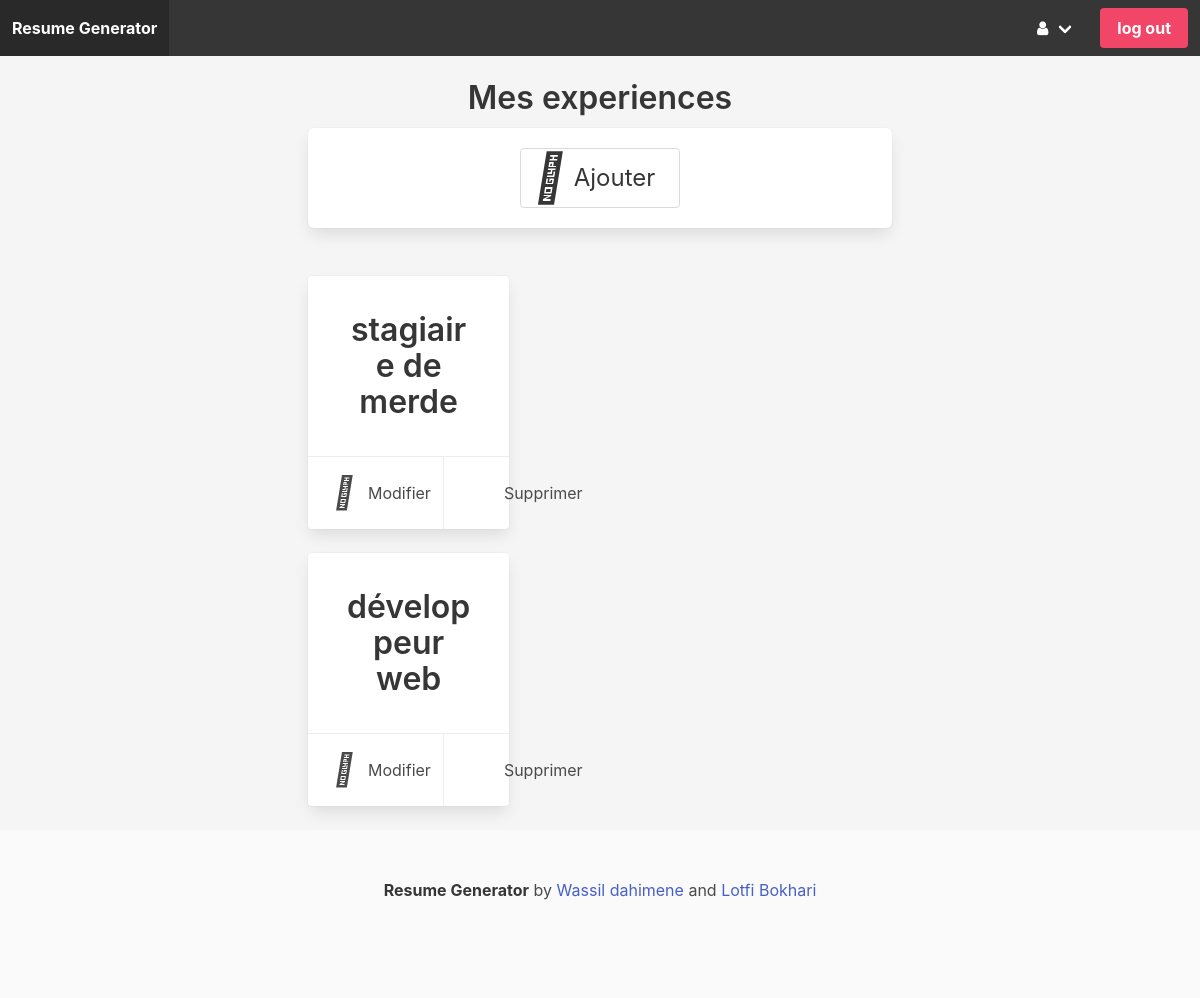
Page /experiences/ (signed in) on the earlier database version.
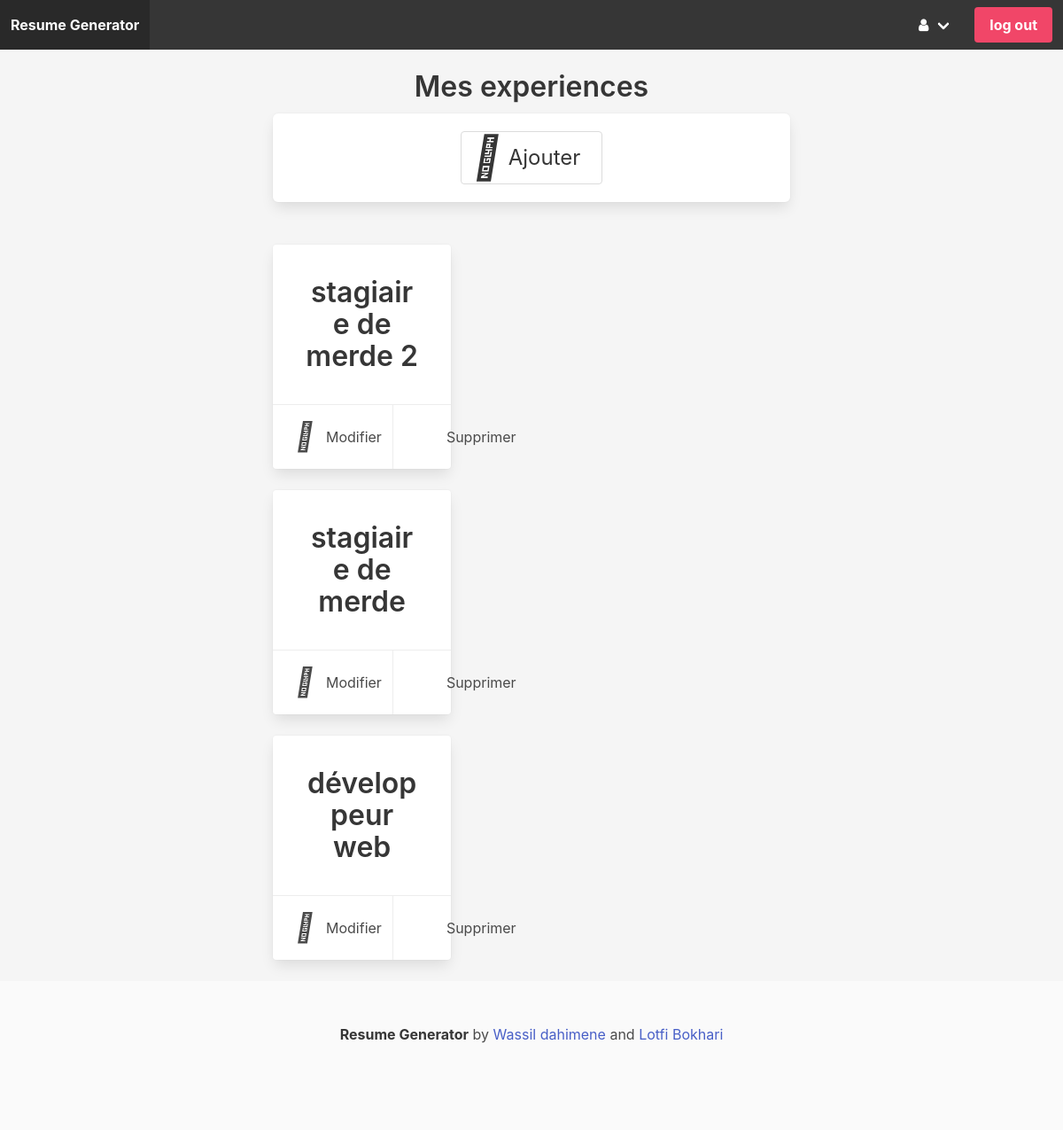
Same page on the later database version.
### core/models.py (models this page shows, shortened)
class Experience(models.Model):
    author = models.ForeignKey(settings.AUTH_USER_MODEL,on_delete=models.CASCADE)
    title = models.CharField(max_length=100, blank =True, null=True,verbose_name="Titre de l'experience")
    begin_date = models.DateField(verbose_name="date de debut", null = True, blank=True)
    end_date = models.DateField(verbose_name="date de fin", null = True, blank=True)
    etablissement = models.CharField(max_length=100, blank =True, null=True,verbose_name="Etablissement")
    lieu = models.CharField(max_length=100, blank =True, null=True,verbose_name="Lieu")
    description = models.TextField(blank = True,
                            verbose_name="description", null=True)
    class Meta:
        verbose_name = "experience"
        ordering = ['begin_date']

### core/views.py (the view)
# urls.py: path('experiences/',view_experiences,name='view_experiences'),
@login_required
def view_experiences(request):
    form=ExperienceForm(request.POST or None)
    if form.is_valid():
        obj=form.save(commit=False)
        obj.author=request.user
        obj.save()
    try:
        experiences = Experience.objects.filter(author=request.user.id)
        if experiences != None:
            data = {'experiences':experiences,'form':form}
        else:
            data = {'experiences':[{'title':'No experiences'}],'form':form}
    except ValueError:
         data = {'experiences':[{'title':'No experiences'}],'form':form}
         print("Unexpected error:", sys.exc_info()[0])
    return render(request, 'experiences.html', data)

### core/templates/experiences.html (shortened to what this page needs)
{% extends 'base.html' %}
{% block content %}
<div class="container">
<div class="columns is-mobile is-centered">
    <div class="column is-8">
        <div class="block has-text-centered m-5">
            <h1 class="title m-3"> Mes experiences </h1>
            <div class="box">
            <div class="buttons are-large is-centered">
               <a class="button is-centered" id="addskill">
                    <span class="icon is-large">
                   <i class="fas fa-plus fa-2x "></i>  </span>
                   <span>Ajouter</span>
                    </a>
            </div>
          </div>
        </div>
        <div class="container">
          <div class="columns is-mobile">
              <div class="column is-5">
        {% for experience in experiences %}
 <div class="block has-text-centered m-5">
      <div class="card">
  <div class="card-content">
            <p class="title m-3"> {{ experience.title }} </p>
          </div>
            <footer class="card-footer">
      <p class="card-footer-item">
   <span class="icon is-large">
  <i class="fas fa-edit fa-2x "></i>  </span> Modifier
    </p>
  <p class="card-footer-item">
   <span class="icon is-large">
    </span> Supprimer
    </p>
  </footer>
           </div>
           </div>
           {% endfor %}
      </div>
    </div>
    </div>
    </div>
</div>
</div>
{% endblock %}

### core/templates/base.html (shortened to what this page needs)
<!DOCTYPE html>
<html lang="en">
<head>
    <link rel="stylesheet" href="https://cdn.jsdelivr.net/npm/bulma@0.9.1/css/bulma.min.css">
    <link
  href="http://cdnjs.cloudflare.com/ajax/libs/font-awesome/4.3.0/css/font-awesome.css"
  rel="stylesheet"  type='text/css'>
</head>
<body class="has-background-light">
    <nav class="navbar is-dark">
        <div class="navbar-brand">
            <a class="navbar-item" href="{% url  'homepage' %}">
                <strong> Resume Generator</strong>
            </a>
        </div>
        <div class="navbar-menu  is-active">
            <div class="navbar-end">
                    {% if request.user.is_authenticated %}
                    <div class="navbar-item has-dropdown is-hoverable">
                        <a class="navbar-link">
                          <i class="fa fa-user"></i>
                        </a>
                      </div>
                    <div class="navbar-item">
                    <div class="buttons">
                        <a href="{% url 'account_logout' %}" class="button is-danger"> <strong>log out</strong></a>
                    </div>
                    {% endif %}
                </div>
            </div>
    </nav>
    {% block content %}
    {% endblock %}
    <footer class="footer">
        <div class="content has-text-centered">
          <p>
            <strong>Resume Generator</strong> by <a href="https://github.com/WassilDahi">Wassil dahimene</a> and   <a href="https://github.com/WassilDahi">Lotfi Bokhari</a>
          </p>
        </div>
      </footer>
</body>
</html>

Differences in the rows shown:
added Experience: title "stagiaire de merde 2"
